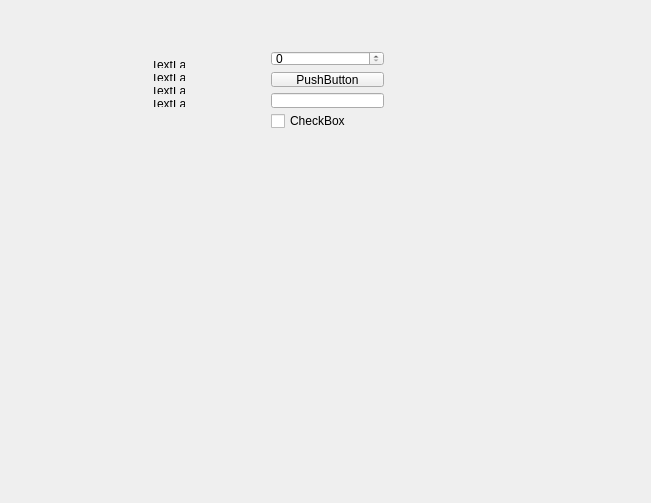
<?xml version="1.0" encoding="UTF-8"?>
<ui version="4.0">
 <class>Widget</class>
 <widget class="QWidget" name="Widget">
  <property name="geometry">
   <rect>
    <x>0</x>
    <y>0</y>
    <width>651</width>
    <height>503</height>
   </rect>
  </property>
  <property name="windowTitle">
   <string>Widget</string>
  </property>
  <widget class="QWidget" name="">
   <property name="geometry">
    <rect>
     <x>140</x>
     <y>50</y>
     <width>56</width>
     <height>68</height>
    </rect>
   </property>
   <layout class="QVBoxLayout" name="verticalLayout">
    <item>
     <widget class="QLabel" name="label">
      <property name="text">
       <string>TextLabel</string>
      </property>
      <property name="buddy">
       <cstring>spinBox</cstring>
      </property>
     </widget>
    </item>
    <item>
     <widget class="QLabel" name="label_2">
      <property name="text">
       <string>TextLabel</string>
      </property>
      <property name="buddy">
       <cstring>pushButton</cstring>
      </property>
     </widget>
    </item>
    <item>
     <widget class="QLabel" name="label_3">
      <property name="text">
       <string>TextLabel</string>
      </property>
      <property name="buddy">
       <cstring>lineEdit</cstring>
      </property>
     </widget>
    </item>
    <item>
     <widget class="QLabel" name="label_4">
      <property name="text">
       <string>TextLabel</string>
      </property>
      <property name="buddy">
       <cstring>checkBox</cstring>
      </property>
     </widget>
    </item>
   </layout>
  </widget>
  <widget class="QWidget" name="">
   <property name="geometry">
    <rect>
     <x>260</x>
     <y>40</y>
     <width>135</width>
     <height>99</height>
    </rect>
   </property>
   <layout class="QVBoxLayout" name="verticalLayout_2">
    <item>
     <widget class="QSpinBox" name="spinBox"/>
    </item>
    <item>
     <widget class="QPushButton" name="pushButton">
      <property name="text">
       <string>PushButton</string>
      </property>
     </widget>
    </item>
    <item>
     <widget class="QLineEdit" name="lineEdit"/>
    </item>
    <item>
     <widget class="QCheckBox" name="checkBox">
      <property name="text">
       <string>CheckBox</string>
      </property>
     </widget>
    </item>
   </layout>
  </widget>
 </widget>
 <layoutdefault spacing="6" margin="11"/>
 <resources/>
 <connections/>
</ui>
